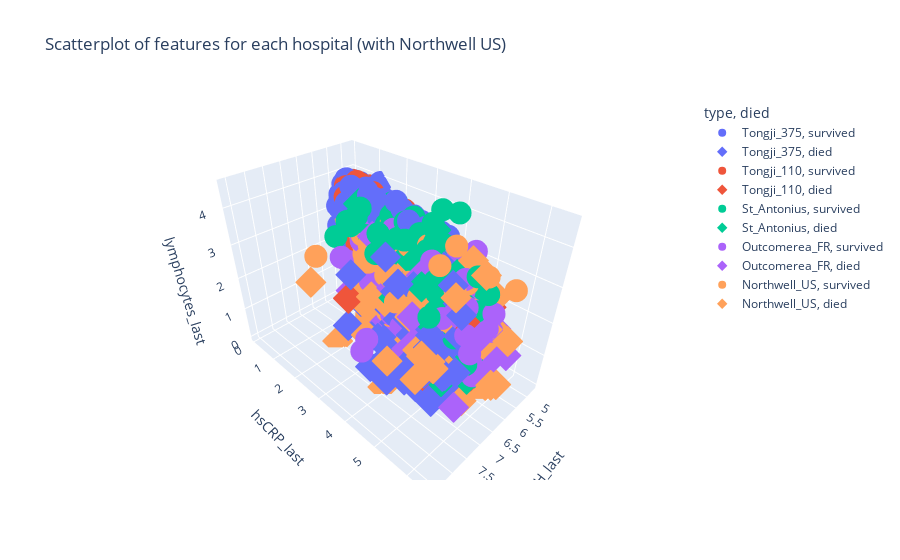

This figure's notebook cell:
### Code cell
fig_NU = px.scatter_3d(combined_data_with_NU,
    x = 'LDH_last', y = 'hsCRP_last', z = 'lymphocytes_last', color = 'type', symbol = 'died',
                 title = "Scatterplot of features for each hospital (with Northwell US)")
fig_NU.show()
fig_NU.write_html("3D_plots/3d_plot_hospitals_with_NU.html")
